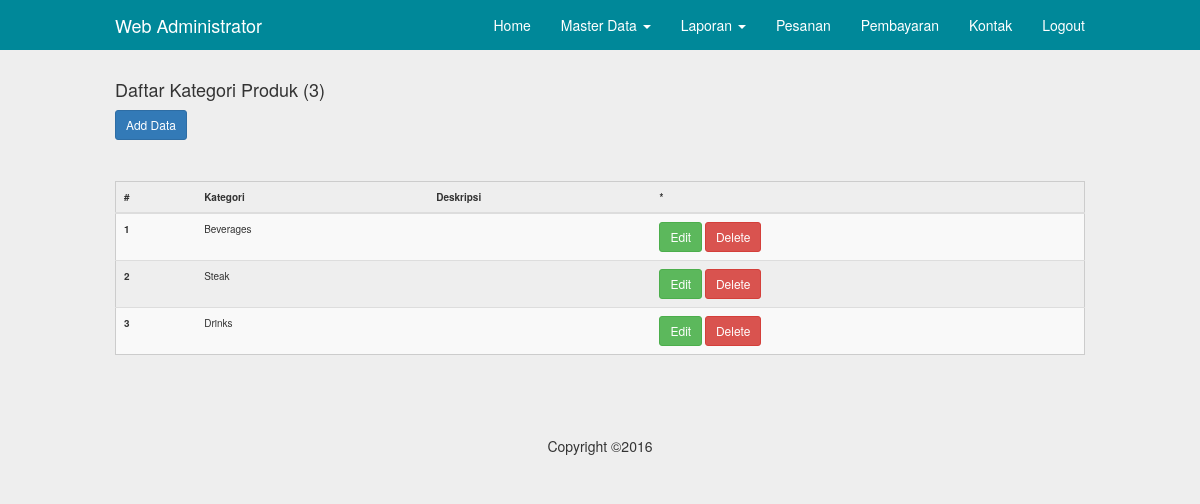
/admin/kategori_produk.php (signed in), run on the app's committed database.
### tables this page shows
CREATE TABLE `kategori_produk` (
  `id` int(3) NOT NULL,
  `nama` varchar(100) NOT NULL,
  `deskripsi` text NOT NULL
);

### inc/config.php (called while the page is built, shortened)
<?php
	$no = 1;
?>

### admin/kategori_produk.php (the view, shortened to what this page needs)
<?php
	include"../inc/config.php";
	include"inc/header.php";
?>
	<div class="container">
		<?php
			$q = mysql_query("select*from kategori_produk");
			$j = mysql_num_rows($q);
		?>
		<h4>Daftar Kategori Produk (<?php echo ($j>0)?$j:0; ?>)</h4>
		<a class="btn btn-sm btn-primary" href="kategori_produk.php?act=create">Add Data</a>
		<hr>
		<table class="table table-striped table-hove">
			<thead>
				<tr>
					<th>#</th>
					<th>Kategori</th>
					<th>Deskripsi</th>
					<th>*</th>
				</tr>
			</thead>
			<tbody>
		<?php while($data=mysql_fetch_object($q)){ ?>
				<tr>
					<th scope="row"><?php echo $no++; ?></th>
					<td><?php echo $data->nama ?></td>
					<td><?php echo $data->deskripsi ?></td>
					<td>
						<a class="btn btn-sm btn-success" href="kategori_produk.php?act=edit&&id=<?php echo $data->id ?>">Edit</a>
						<a class="btn btn-sm btn-danger" href="kategori_produk.php?act=delete&&id=<?php echo $data->id ?>">Delete</a>
					</td>
				</tr>
		<?php } ?>
			</tbody>
		</table>
    </div>
<?php include"inc/footer.php"; ?>

### assets/css/navbar-fixed-top.css (style rules this page uses)
body { padding-top: 70px; }

### assets/css/style.css (style rules this page uses)
@media (min-width: 768px) { .container { width: 750px; } }
@media (min-width: 992px) { .container { width: 970px; } }
@media (min-width: 1200px) { .container { width: 1000px; } }
.table { border:1px solid#CCC; }
table td, table th { padding:10px; font-size: 10px; }
* { transition: all 200ms ease-in-out; }
body { background-color: #EEE; }

### data on the page
kategori_produk: nama "Beverages"
kategori_produk: nama "Steak"
kategori_produk: nama "Drinks"

### other printed values
$j "3"
